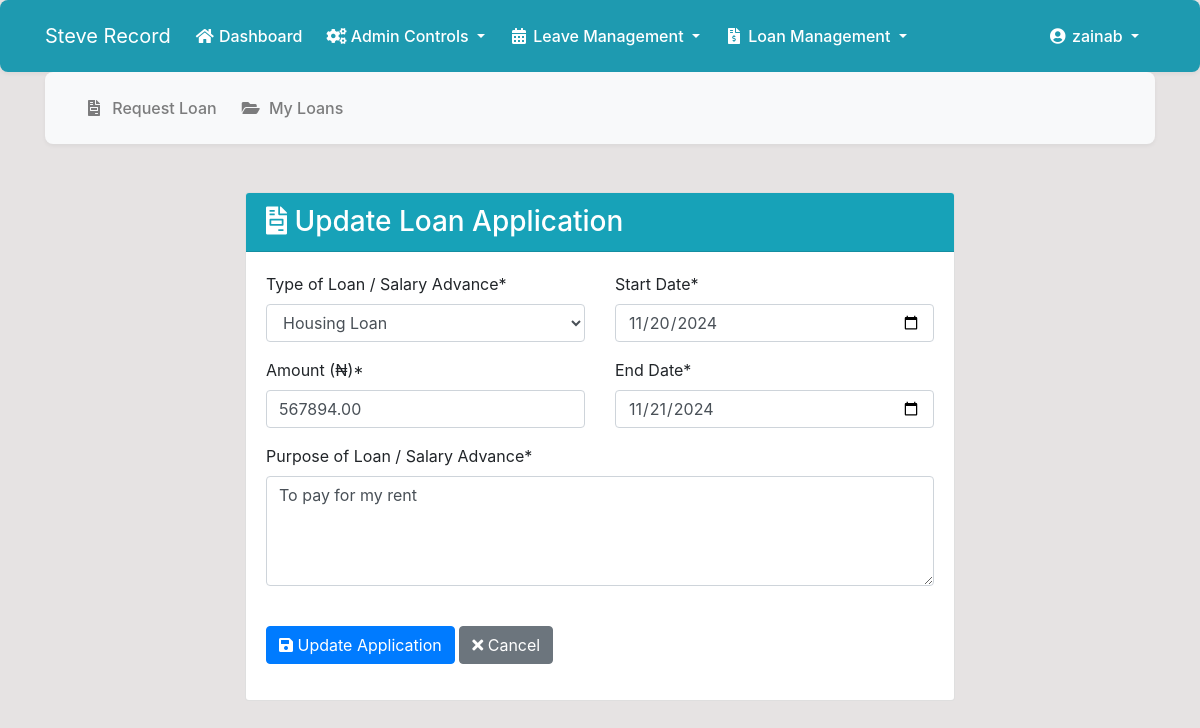
The app's page /loan/6/update/ (signed in) with its own data.
### dashboard/models.py (models this page shows, shortened)
class Loan(models.Model):
    LOAN_TYPES = (
        ('Salary_Advance', 'Salary Advance'),
        ('Personal_Loan', 'Personal Loan'),
        ('Emergency_Loan', 'Emergency Loan'),
        ('Education_Loan', 'Education Loan'),
        ('Medical_Loan', 'Medical Loan'),
        ('Housing_Loan', 'Housing Loan'),
        ('Vehicle_Loan', 'Vehicle Loan'),
        ('Business_Loan', 'Business Loan'),
        ('Travel_Loan', 'Travel Loan'),
        ('Wedding_Loan', 'Wedding Loan'),
        ('Debt_Consolidation', 'Debt Consolidation Loan'),
        ('Home_Improvement', 'Home Improvement Loan'),
        ('Short_Term', 'Short Term Loan'),
        ('Long_Term', 'Long Term Loan'),
        ('Other', 'Other')
    )
    STATUS = (
        ('Pending', 'Pending'),
        ('Approved', 'Approved'),
        ('Rejected', 'Rejected')
    )
    id = models.AutoField(primary_key=True)
    user = models.ForeignKey(User, on_delete=models.CASCADE)
    loan_type = models.CharField(max_length=20, choices=LOAN_TYPES)
    amount = models.DecimalField(max_digits=10, decimal_places=2)
    start_date = models.DateField()
    end_date = models.DateField()
    reason = models.TextField()
    status = models.CharField(max_length=10, choices=STATUS, default='Pending')
    applied_date = models.DateTimeField(auto_now_add=True)
    approved_by = models.ForeignKey(User, on_delete=models.SET_NULL, null=True, related_name='approved_loans')
    response_date = models.DateTimeField(null=True, blank=True)
    response_message = models.TextField(null=True, blank=True)
    admin_response = models.TextField(null=True, blank=True)
    class Meta:
        ordering = ['id']
        indexes = [
            models.Index(fields=['status']),
            models.Index(fields=['applied_date']),
            models.Index(fields=['user']),
        ]

### dashboard/views.py (the view)
# urls.py: path('loan/<int:pk>/update/', views.loan_update, name='loan-update'),
@login_required
def loan_update(request, pk):
    loan = Loan.objects.get(id=pk)
    if request.user != loan.user and not request.user.groups.filter(name__in=['Superuser', 'Finance']).exists():
        messages.error(request, 'You are not authorized to update this loan application')
        return redirect('loan-list')
    if request.method == 'POST':
        form = LoanForm(request.POST, instance=loan)
        if form.is_valid():
            form.save()
            messages.success(request, 'Loan application updated successfully')
            return redirect('loan-list')
    else:
        form = LoanForm(instance=loan)
    context = {
        'form': form,
        'title': 'Update Loan'
    }
    return render(request, 'dashboard/loan_form.html', context)

### templates/dashboard/loan_form.html (shortened to what this page needs)
{% extends 'dashboard/loan_base.html' %}
{% load crispy_forms_tags %}
{% load static %}
{% block loan_content %}
<div class="row">
    <div class="col-md-8 offset-md-2">
        <div class="card loan-form-card">
            <div class="card-header bg-info text-white">
                <h3 class="mb-0">
                    <i class="fas fa-file-invoice"></i>
                    {% if form.instance.pk %}Update{% else %}New{% endif %} Loan Application
                </h3>
            </div>
            <div class="card-body">
                <form method="POST" id="loanForm" novalidate>
                    <div class="row">
                        <div class="col-md-6">
                            {{ form.loan_type|as_crispy_field }}
                            {{ form.amount|as_crispy_field }}
                        </div>
                        <div class="col-md-6">
                            {{ form.start_date|as_crispy_field }}
                            {{ form.end_date|as_crispy_field }}
                        </div>
                    </div>
                    <div class="row">
                        <div class="col-12">
                            {{ form.reason|as_crispy_field }}
                        </div>
                    </div>
                    <div class="form-group mt-4">
                        <button type="submit" class="btn btn-primary">
                            <i class="fas fa-save"></i>
                            {% if form.instance.pk %}Update{% else %}Submit{% endif %} Application
                        </button>
                        <a href="{% url 'my-loans' %}" class="btn btn-secondary">
                            <i class="fas fa-times"></i> Cancel
                        </a>
                    </div>
                </form>
            </div>
        </div>
    </div>
</div>
{% endblock %}

### templates/partials/nav.html (shortened to what this page needs)
<nav class="navbar navbar-expand-lg navbar-light" style="background-color: #1E9AB0;">
    <div class="container">
        {% if user.is_authenticated %}
        <a class="navbar-brand text-white" href="{% url 'dashboard-index' %}">Steve Record</a>
        <div class="collapse navbar-collapse" id="navbarSupportedContent">
            <ul class="navbar-nav mr-auto">
                <li class="nav-item active">
                    <a class="nav-link text-white" href="{% url 'dashboard-index' %}">
                        <i class="fas fa-home"></i> Dashboard
                    </a>
                </li>
                {% if request.user.is_superuser or 'Admin' in request.user.groups.all|stringformat:'s' %}
                <li class="nav-item dropdown">
                    <a class="nav-link dropdown-toggle text-white" href="#" id="adminDropdown" role="button"
                       data-toggle="dropdown" aria-haspopup="true" aria-expanded="false">
                        <i class="fas fa-cogs"></i> Admin Controls
                    </a>
                </li>
                {% endif %}
                <li class="nav-item dropdown">
                    <a class="nav-link dropdown-toggle text-white" href="#" id="leaveDropdown" role="button"
                       data-toggle="dropdown" aria-haspopup="true" aria-expanded="false">
                        <i class="fas fa-calendar-alt"></i> Leave Management
                    </a>
                </li>
                <li class="nav-item dropdown">
                    <a class="nav-link dropdown-toggle text-white" href="#" id="loanDropdown" role="button"
                       data-toggle="dropdown" aria-haspopup="true" aria-expanded="false">
                        <i class="fas fa-file-invoice-dollar"></i> Loan Management
                    </a>
                </li>
            </ul>
            <ul class="navbar-nav ml-auto">
                <li class="nav-item dropdown">
                    <a class="nav-link dropdown-toggle text-white" href="#" id="userDropdown" role="button"
                       data-toggle="dropdown" aria-haspopup="true" aria-expanded="false">
                        <i class="fas fa-user-circle"></i> {{ user.username }}
                    </a>
                </li>
            </ul>
        {% endif %}
        </div>
    </div>
</nav>

### static/style.css (style rules this page uses)
body { background: rgb(230, 227, 227); }

### templates/dashboard/loan_nav.html (style rules this page uses)
.navbar { background-color: #f8f9fa; border-radius: 8px; box-shadow: 0 2px 4px rgba(0,0,0,0.05); padding: 0.75rem 1rem; }
.navbar-nav .nav-item { margin-right: 0.5rem; }
.nav-link { color: #495057; font-weight: 500; padding: 0.75rem 1rem; border-radius: 4px; transition: all 0.3s ease; }
.nav-link i { width: 20px; text-align: center; }

### records on screen
Loan: loan_type "Housing Loan", amount "567894.00", start_date "11/20/2024", end_date "11/21/2024", reason "To pay for my rent"

### other values on screen
{{ user.username }} "zainab"
